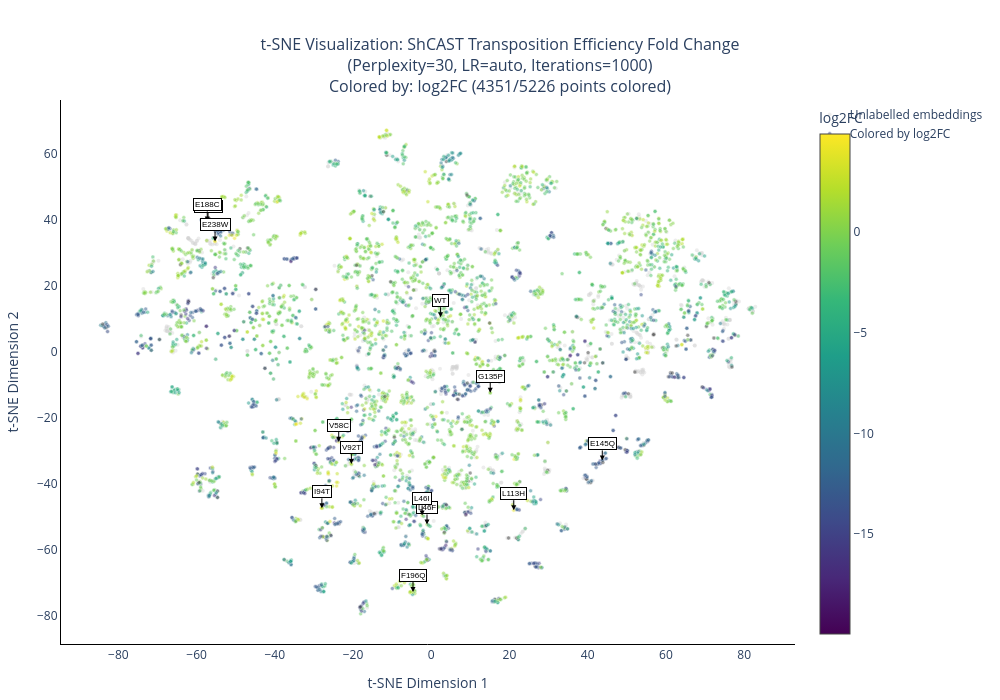

Write notebook code for a chart like this one.
### Markdown cell above
### Activity (transposition efficiency log2FC)

### Code cell
visualize_embeddings_tsne(
    '../1_Generate-embeddings/assets/ShCAST_emb',
    perplexity=30,
    learning_rate="auto",
    n_iterations=1000,
    fontsize=0,
    text_alpha=0,
    csv_path="assets/TnsC_activity.csv",
    name_column="Variant",
    value_column="log2FC",
    output_path="assets/tsne_visualization_activity.svg",
    output_html="assets/tsne_visualization_activity.html",
    fig_title="ShCAST Transposition Efficiency Fold Change",
    label_subset=label_subset,
    exclude_labels=exclude_subset,
    marker_size=4,
    colored_marker_alpha=0.5
)

### Figure 1 — Plotly figure (JSON) as saved in the notebook; plotly's stock layout.template omitted (floating-point values rounded to 4 significant figures; data arrays with more than 128 entries replaced by an {"elided": "..."} marker saying what was removed)
{"data": [{"customdata": {"elided": "875 str values"}, "hovertemplate": "<b>%{customdata}</b><br>x: %{x:.2f}<br>y: %{y:.2f}<extra></extra>", "marker": {"color": "lightgray", "line": {"width": 0}, "opacity": 0.4, "size": 4}, "mode": "markers", "name": "Unlabelled embeddings", "showlegend": true, "type": "scatter", "x": {"elided": "875 float values"}, "y": {"elided": "875 float values"}}, {"customdata": {"elided": "4351 str values"}, "hovertemplate": "<b>%{customdata}</b><br>log2FC: %{marker.color}<br>x: %{x:.2f}<br>y: %{y:.2f}<extra></extra>", "marker": {"color": {"elided": "4351 float values"}, "colorbar": {"title": {"text": "log2FC"}}, "colorscale": [[0, "#440154"], [0.1111, "#482878"], [0.2222, "#3e4989"], [0.3333, "#31688e"], [0.4444, "#26828e"], [0.5556, "#1f9e89"], [0.6667, "#35b779"], [0.7778, "#6ece58"], [0.8889, "#b5de2b"], [1, "#fde725"]], "line": {"color": "white", "width": 0.5}, "opacity": 0.5, "showscale": true, "size": 4}, "mode": "markers", "name": "Colored by log2FC", "showlegend": true, "type": "scatter", "x": {"elided": "4351 float values"}, "y": {"elided": "4351 float values"}}], "layout": {"annotations": [{"arrowcolor": "black", "arrowhead": 2, "arrowsize": 1, "arrowwidth": 1, "ax": 0, "ay": -10, "bgcolor": "white", "bordercolor": "black", "borderwidth": 1, "font": {"color": "black", "family": "Arial", "size": 8}, "showarrow": true, "text": "I94T", "x": -27.96, "xanchor": "center", "y": -47.5, "yanchor": "bottom"}, {"arrowcolor": "black", "arrowhead": 2, "arrowsize": 1, "arrowwidth": 1, "ax": 0, "ay": -10, "bgcolor": "white", "bordercolor": "black", "borderwidth": 1, "font": {"color": "black", "family": "Arial", "size": 8}, "showarrow": true, "text": "F196Q", "x": -4.669, "xanchor": "center", "y": -72.86, "yanchor": "bottom"}, {"arrowcolor": "black", "arrowhead": 2, "arrowsize": 1, "arrowwidth": 1, "ax": 0, "ay": -10, "bgcolor": "white", "bordercolor": "black", "borderwidth": 1, "font": {"color": "black", "family": "Arial", "size": 8}, "showarrow": true, "text": "WT", "x": 2.385, "xanchor": "center", "y": 10.46, "yanchor": "bottom"}, {"arrowcolor": "black", "arrowhead": 2, "arrowsize": 1, "arrowwidth": 1, "ax": 0, "ay": -10, "bgcolor": "white", "bordercolor": "black", "borderwidth": 1, "font": {"color": "black", "family": "Arial", "size": 8}, "showarrow": true, "text": "E188A", "x": -57.07, "xanchor": "center", "y": 39.17, "yanchor": "bottom"}, {"arrowcolor": "black", "arrowhead": 2, "arrowsize": 1, "arrowwidth": 1, "ax": 0, "ay": -10, "bgcolor": "white", "bordercolor": "black", "borderwidth": 1, "font": {"color": "black", "family": "Arial", "size": 8}, "showarrow": true, "text": "E188C", "x": -57.28, "xanchor": "center", "y": 39.49, "yanchor": "bottom"}, {"arrowcolor": "black", "arrowhead": 2, "arrowsize": 1, "arrowwidth": 1, "ax": 0, "ay": -10, "bgcolor": "white", "bordercolor": "black", "borderwidth": 1, "font": {"color": "black", "family": "Arial", "size": 8}, "showarrow": true, "text": "E145Q", "x": 43.73, "xanchor": "center", "y": -32.97, "yanchor": "bottom"}, {"arrowcolor": "black", "arrowhead": 2, "arrowsize": 1, "arrowwidth": 1, "ax": 0, "ay": -10, "bgcolor": "white", "bordercolor": "black", "borderwidth": 1, "font": {"color": "black", "family": "Arial", "size": 8}, "showarrow": true, "text": "L113H", "x": 21.09, "xanchor": "center", "y": -48.07, "yanchor": "bottom"}, {"arrowcolor": "black", "arrowhead": 2, "arrowsize": 1, "arrowwidth": 1, "ax": 0, "ay": -10, "bgcolor": "white", "bordercolor": "black", "borderwidth": 1, "font": {"color": "black", "family": "Arial", "size": 8}, "showarrow": true, "text": "L46F", "x": -1.087, "xanchor": "center", "y": -52.38, "yanchor": "bottom"}, {"arrowcolor": "black", "arrowhead": 2, "arrowsize": 1, "arrowwidth": 1, "ax": 0, "ay": -10, "bgcolor": "white", "bordercolor": "black", "borderwidth": 1, "font": {"color": "black", "family": "Arial", "size": 8}, "showarrow": true, "text": "V58C", "x": -23.66, "xanchor": "center", "y": -27.35, "yanchor": "bottom"}, {"arrowcolor": "black", "arrowhead": 2, "arrowsize": 1, "arrowwidth": 1, "ax": 0, "ay": -10, "bgcolor": "white", "bordercolor": "black", "borderwidth": 1, "font": {"color": "black", "family": "Arial", "size": 8}, "showarrow": true, "text": "E238W", "x": -55.28, "xanchor": "center", "y": 33.43, "yanchor": "bottom"}, {"arrowcolor": "black", "arrowhead": 2, "arrowsize": 1, "arrowwidth": 1, "ax": 0, "ay": -10, "bgcolor": "white", "bordercolor": "black", "borderwidth": 1, "font": {"color": "black", "family": "Arial", "size": 8}, "showarrow": true, "text": "L46I", "x": -2.334, "xanchor": "center", "y": -49.64, "yanchor": "bottom"}, {"arrowcolor": "black", "arrowhead": 2, "arrowsize": 1, "arrowwidth": 1, "ax": 0, "ay": -10, "bgcolor": "white", "bordercolor": "black", "borderwidth": 1, "font": {"color": "black", "family": "Arial", "size": 8}, "showarrow": true, "text": "G135P", "x": 15.08, "xanchor": "center", "y": -12.48, "yanchor": "bottom"}, {"arrowcolor": "black", "arrowhead": 2, "arrowsize": 1, "arrowwidth": 1, "ax": 0, "ay": -10, "bgcolor": "white", "bordercolor": "black", "borderwidth": 1, "font": {"color": "black", "family": "Arial", "size": 8}, "showarrow": true, "text": "V92T", "x": -20.42, "xanchor": "center", "y": -34.03, "yanchor": "bottom"}], "height": 700, "hovermode": "closest", "legend": {"orientation": "v", "x": 1.02, "xanchor": "left", "y": 1, "yanchor": "top"}, "margin": {"b": 50, "l": 50, "r": 150, "t": 100}, "paper_bgcolor": "white", "plot_bgcolor": "white", "showlegend": true, "title": {"font": {"size": 16}, "text": "t-SNE Visualization: ShCAST Transposition Efficiency Fold Change<br>(Perplexity=30, LR=auto, Iterations=1000)<br>Colored by: log2FC (4351/5226 points colored)", "x": 0.5}, "width": 1000, "xaxis": {"linecolor": "black", "showgrid": false, "showline": true, "title": {"text": "t-SNE Dimension 1"}, "zeroline": false}, "yaxis": {"linecolor": "black", "showgrid": false, "showline": true, "title": {"text": "t-SNE Dimension 2"}, "zeroline": false}}}
